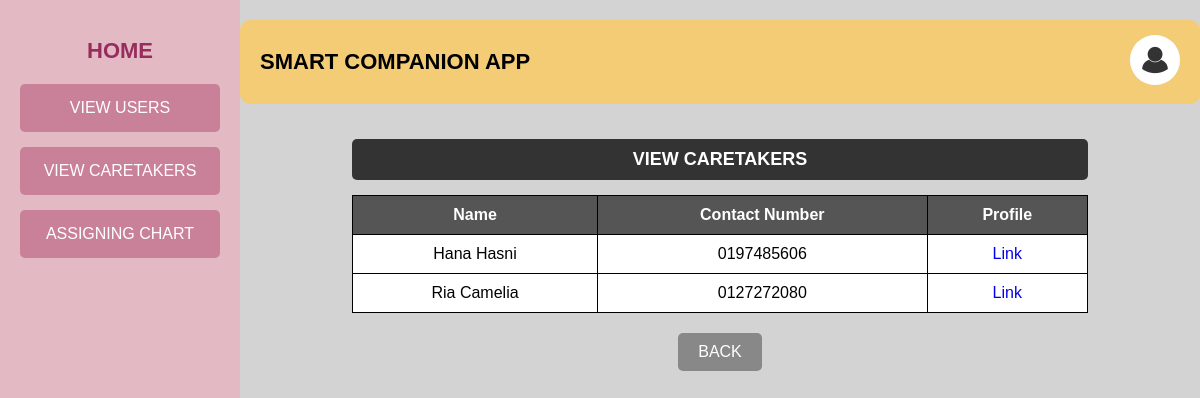
Page /aviewcare on the committed database.
### tables this page shows
CREATE TABLE caretaker (
            id INTEGER PRIMARY KEY AUTOINCREMENT,
            name TEXT NOT NULL,
            age TEXT NOT NULL,
            gender TEXT NOT NULL,
            username TEXT NOT NULL,
            password TEXT NOT NULL,
            ph_num TEXT NOT NULL
        );

### app.py (the view)
@app.route("/aviewcare", methods=["GET", "POST"])
def aviewcare():
    db= get_db()
    cursor = db.cursor()
    admin_id = session.get('admin_id')
    str_admin_id = str(admin_id)
    with open("static/img_log/admin/"+ str_admin_id + ".txt", "r") as file:
        image_name = str(file.read())
        image_url= url_for('static', filename='uploads/'+ image_name)
    cursor.execute("SELECT * FROM caretaker ")
    patient_list = cursor.fetchall()  # Fetch all matching rows
    db.close()
    return render_template("Admin/viewcare.html", image_url=image_url, contacts=patient_list)

### app.py (called while the page is built)
def get_db():
    if 'db' not in g:
        g.db = sqlite3.connect('project.db')
        g.db.row_factory = sqlite3.Row
    return g.db

### templates/Admin/viewcare.html (shortened to what this page needs)
<!DOCTYPE html>
<html lang="en">
<head>
    <link rel="stylesheet" href="static/contact.css">
</head>
<body>
    <div class="container">
        <div class="sidebar">
            <a href="{{ url_for('admin') }}"><h2>HOME</h2></a>
            <a href="{{ url_for('aviewusers') }}"><button class="nav-btn">VIEW USERS</button></a>
            <a href="{{ url_for('aviewcare') }}"><button class="nav-btn">VIEW CARETAKERS</button></a>
            <a href="{{ url_for('assign') }}"><button class="nav-btn">ASSIGNING CHART</button></a>
        </div>
        <div class="main-content">
            <div class="header">
                <h1>SMART COMPANION APP</h1>
                <div class="user-profile">
                    <a href="{{ url_for('adminprofile') }}"><img src="{{ image_url }}" alt="Profile Picture" class="profile-img"></a>
                </div>
            </div>
           <div class="contacts-section">
            <h2 class="contacts-title">VIEW CARETAKERS</h2>
            <table class="contacts-table">
                <tr>
                    <th>Name</th>
                    <th>Contact Number</th>
                    <th>Profile</th>
                </tr>
                {% for contact in contacts %}
                <tr>
                    <td>{{ contact[1] }}</td>
                    <td>{{ contact[6] }}</td>
                    <td><a href="/aviewcareprofile?p_id={{ contact[0] }}">Link</td>
                </tr>
                {% endfor %}
            </table>
        </div>
        <div class="buttons">
            <a href="{{ url_for('admin') }}"><button class="back-btn">BACK</button></a>
        </div>
    </div>
</div>
</body>
</html>

### static/contact.css (style rules this page uses)
body { font-family: Arial, sans-serif; margin: 0; padding: 0; background-color: #e5e5e5; }
.container { display: flex; height: 100vh; }
.sidebar { width: 200px; background-color: #e3b9c4; padding: 20px; text-align: center; }
.sidebar h2 { font-size: 20px; margin-bottom: 30px; }
.nav-btn { display: block; width: 100%; padding: 15px; margin-bottom: 15px; background-color: #c98199; border: none; color: white; font-size: 16px; cursor: pointer; border-radius: 5px; }
.main-content { flex: 1; padding: 20px; background-color: #d3d3d3; display: flex; flex-direction: column; align-items: center; }
.header { display: flex; justify-content: space-between; width: 100%; align-items: center; background-color: #f4cc75; padding: 15px 20px; border-radius: 10px; }
.header h1 { margin: 0; font-size: 22px; }
.user-profile { display: flex; align-items: center; gap: 10px; }
.user-profile img { width: 50px; height: 50px; border-radius: 50%; background-color: #ddd; }
.contacts-section { width: 80%; margin-top: 20px; text-align: center; }
.contacts-title { background-color: #333; color: white; padding: 10px; border-radius: 5px; font-size: 18px; }
.contacts-table { width: 100%; margin-top: 10px; border-collapse: collapse; background-color: white; }
.contacts-table th, .contacts-table td { border: 1px solid black; padding: 10px; text-align: center; }
.contacts-table th { background-color: #555; color: white; }
.buttons { width: 80%; display: flex; justify-content: space-between; margin-top: 20px; }
.sidebar h2 { color: #972d5d; font-size: 22px; margin-bottom: 20px; font-weight: bold; text-decoration: none; transition: color 0.3s ease; }
a { text-decoration: none; }
.back-btn, .add-btn { padding: 10px 20px; border: none; font-size: 16px; cursor: pointer; border-radius: 5px; }
.back-btn { background-color: #b8867b; color: white; }
.buttons { display: flex; justify-content: center; gap: 15px; margin-top: 20px; width: 100%; }
.back-btn, .add-btn { padding: 10px 20px; border: none; border-radius: 5px; cursor: pointer; }
.back-btn { background: #888; color: white; }

### rows in the picture
caretaker: name "Hana Hasni", ph_num "0197485606"
caretaker: name "Ria Camelia", ph_num "0127272080"
